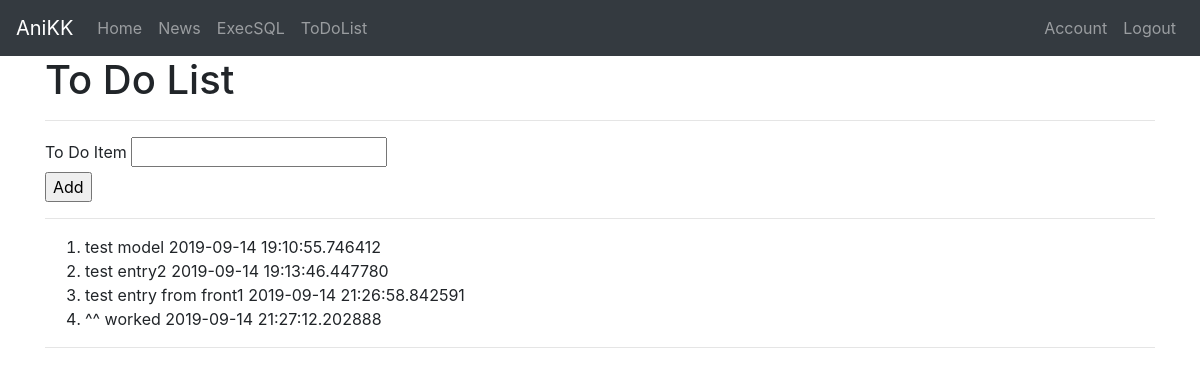
The app's page /todo (signed in), older data.
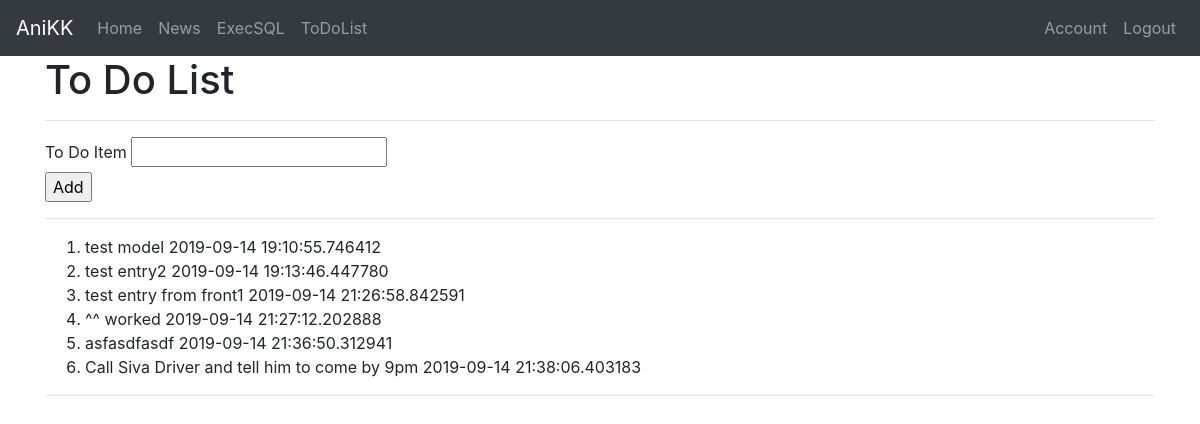
The same page, newer data.
### app.py (models this page shows, shortened)
class todolist(dba.Model):
    id = dba.Column(dba.Integer, primary_key=True)
    thingtodo = dba.Column(dba.String(50), nullable=False)
    created = dba.Column(dba.DateTime, nullable=False, default=datetime.utcnow)

### app.py (the view)
@app.route('/todo', methods=['GET', 'POST'])
@login_required
def todo():
    form = AddToDoForm()
    if request.method == 'POST':
        new_todo = todolist(thingtodo=form.thingtodo.data)
        dba.session.add(new_todo)
        dba.session.commit()
        flash('To Do List updated!', 'success')
        return redirect(url_for('todo'))
    todo_list = todolist.query.all()
    return render_template('todo.html', title="TO-DO List", todo_list=todo_list, form=form)

### app.py (shortened to what this page needs)
class AddToDoForm(FlaskForm):
    thingtodo = StringField('To Do Item',
                            validators=[DataRequired()])
    submit = SubmitField('Add')

### app.py (called while the page is built)
@login_manager.user_loader
def load_user(user_id):
    return User.query.get(int(user_id))

### templates/todo.html
{% extends 'base.html' %}
{% block content %}
<h1>To Do List</h1>
<hr>
<form action="" method="POST">
    <fieldset>
        {{ form.thingtodo.label }}
        {{ form.thingtodo }}
    </fieldset>
    <div>
        {{ form.submit }}
    </div>
</form>
<hr>
<ol>
    {% for i in todo_list %}
        <li>{{ i.thingtodo }}  {{ i.created }}</li>
    {% endfor %}
</ol>
<hr>
{% endblock content %}

### templates/base.html (shortened to what this page needs)
<!DOCTYPE html>
<html lang="en">
<head>
    <link rel="stylesheet" href="https://stackpath.bootstrapcdn.com/bootstrap/4.3.1/css/bootstrap.min.css">
</head>
<body>
    <nav class="navbar navbar-expand navbar-dark bg-dark">
        <a class="navbar-brand" href="#">AniKK</a>
        <div class="collapse navbar-collapse" id="navbarNav">
                <div class="navbar-nav">
                  <a class="nav-item nav-link" href="{{url_for('index')}}">Home</a>
                  <a class="nav-item nav-link" href="{{url_for('getnews', in_type='all_articles')}}">News</a>
                  <a class="nav-item nav-link" href="{{url_for('sql_input')}}">ExecSQL</a>
                  <a class="nav-item nav-link" href="{{url_for('todo')}}">ToDoList</a>
                </div>
              </div>
              <div class="navbar-nav">
                {% if current_user.is_authenticated %}
                    <a class="nav-item nav-link" href="{{url_for('account')}}">Account</a>
                    <a class="nav-item nav-link" href="{{url_for('logout')}}">Logout</a>
                {% else %}
                    <a class="nav-item nav-link" href="{{url_for('login')}}">Login</a>
                    <a class="nav-item nav-link" href="{{url_for('register')}}">Register</a>
                {% endif %}
              </div>
    </nav>
    <div class="container ">
        {% block content %}{% endblock %}
    </div>
</body>
</html>

Row changes from the older to the newer data that the page shows:
added todolist: thingtodo "asfasdfasdf", created "2019-09-14 21:36:50.312941"
added todolist: thingtodo "Call Siva Driver and tell him to come by 9pm", created "2019-09-14 21:38:06.403183"
